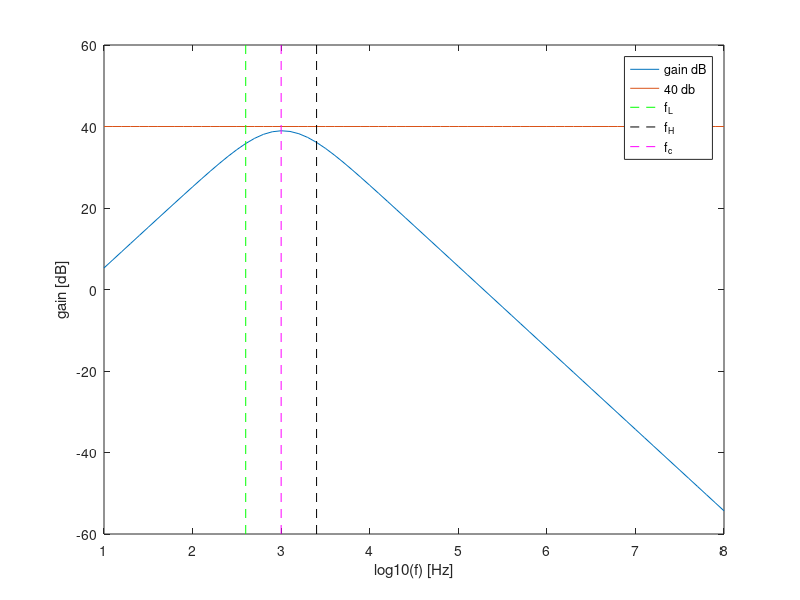
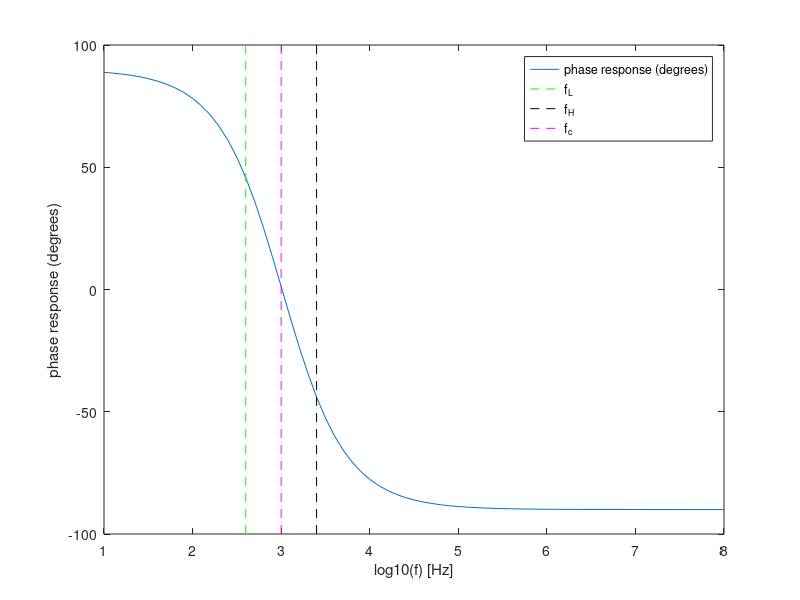

Write the MATLAB code that produced these figures, in order.
%chosen components
R1=1*10^3
R2=1*10^3
R3= 120*10^3 %+ (200*10^3*10*10^3)/(210*10^3)
R4=(1*10^3*10*10^3)/(11*10^3)

C1=220*10^(-9)
C2=220*10^(-9)/2

%computing COST
costR=1*3+100+10*3
costC=220*3*10^3

%costR741=(1e3+50e3+1e3+5e3+50e3+50+50+25+7.5e3+4.5e5+39e3)/1000
%costC741=(30*10^(-12))*10^(6)
%cost741=costR741+costC741+22*0.1+1*0.1

COST=costR+ 1e-3*( 100 + 530500 + 183600 + 13190000 + 150) + costC+ 38.66e-18 + 0.1*2



%computing capacitor's impedances
f=1:0.1:8;;
w=2*pi*power(10,f);
%s=j*w;

ZC1=1./(j*w*C1);
ZC2=1./(j*w*C2);


%computing transfer function
fator1=R1./(R1+ZC1);
fator12=(1+R3/R4).*fator1;
T=abs(ZC2./(ZC2+R2).*fator12);
Tphase=arg(ZC2./(ZC2+R2).*fator12);
%converting gain (directly from transfer function to dB)
TdB=20*log10(T);




%computing maximum gain
max=max(TdB)

%computing cut off frequencies (finding out the frequency 3dB bellow the max gain)
flag1=0; 
flag2=0;
for i=1:length(f)
  if(flag1==0 && TdB(i)>=(max-3))
  lowf=f(i-1)
  lowF=power(10,lowf)
  wL=2*pi*power(10,lowf)
  flag1=1;
endif
  if((flag1==1) && (flag2==0) && (TdB(i)<(max-3)))
   highf=f(i-1)
   highF=power(10,highf)
   wH=2*pi*power(10,highf)
   flag2=1;
 endif 
endfor

%central frequency + deviation
fc=sqrt(lowF*highF)
wc=sqrt(wL*wH)
fdev=abs(1000-fc)

%gain + deviation
%40dB <=> 100 amplification
a=log10(fc)
b=int32(10*log10(fc)-10) %finding out iteration corresponding to the central frequency
gain = T(b)
gaindB=TdB(b)%so para ver
gaindev=abs(100-gain)

MERIT=1/(COST*(gaindev+fdev+10^(-6)))

figure;
plot(f,TdB);
hold on;
plot(f,40.+0*f);
hold on;
line ([lowf lowf], [-60 60], "linestyle", "--", "color", "g");
hold on;
line ([highf highf], [-60 60], "linestyle", "--", "color", "k");
hold on;
line ([log10(fc) log10(fc)], [-60 60], "linestyle", "--", "color", "m");
legend("gain dB","40 db","f_L","f_H","f_c");
xlabel ("log10(f) [Hz]");
ylabel ("gain [dB]");
print ("T.eps", "-depsc");

figure;
plot(f,Tphase*180/pi);
hold on;
line ([lowf lowf], [-100 100], "linestyle", "--", "color", "g");
hold on;
line ([highf highf], [-100 100], "linestyle", "--", "color", "k");
hold on;
line ([log10(fc) log10(fc)], [-100 100], "linestyle", "--", "color", "m");
legend("phase response (degrees)","f_L","f_H","f_c");
xlabel("log10(f) [Hz]");
ylabel("phase response (degrees)");
print ("Tphase.eps", "-depsc");



tab=fopen("final.tex", "w");
fprintf(tab, "Gain DB & %f dB \\\\ \\hline \n", gaindB);
fprintf(tab, "Gain & %f \\\\ \\hline \n", gain);
fprintf(tab, "Bandwidth & %f Hz \\\\ \\hline \n", highF-lowF);
fprintf(tab, "Central Frequency & %f Hz \\\\ \\hline \n", fc);
fprintf(tab, "Frequency Deviation & %f Hz \\\\ \\hline \n", fdev);
fprintf(tab, "Gain Deviation & %f Hz\\\\ \\hline \n", gaindev);
fprintf(tab, "Cost & %f MU\\\\ \\hline \n", COST);
fprintf(tab, "Merit & %f\\\\ \\hline \n", MERIT);
fclose(tab);

%computing input and output impedances
f=fc
w=2*pi*f
ZC1=1./(j*w*C1);
ZC2=1./(j*w*C2);
Zin=ZC1+R1
Zout=1/(1/R2+1/ZC2)

tab=fopen("impedances.tex", "w");
fprintf(tab, "Input Impedance & %f Ohm \\\\ \\hline \n", Zin);
fprintf(tab, "Output Impedance & %f Ohm \\\\ \\hline \n", Zout);
fclose(tab);
